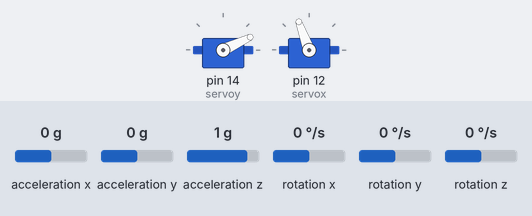
Recording of a sketch running on a simulated Arduino Uno, built with avr-gcc and run on an emulated ATmega328P. On the bench: 2 × servo. The inputs (shaded band) are chosen by the test bench; at power-on: rotation z 0 °/s, rotation y 0 °/s, acceleration x 0 g, acceleration y 0 g, acceleration z 1 g, rotation x 0 °/s. What the sketch prints to the serial monitor is not drawn.

Above: at 1.2 s.
1.3 s: rotation z set to -192 °/s
At 2.4 s:
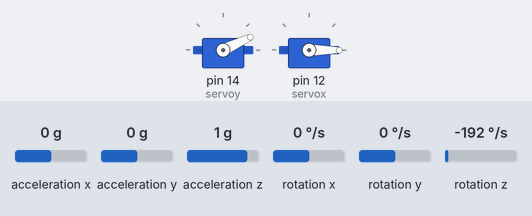
4.3 s: rotation y set to 192 °/s
At 6.1 s:
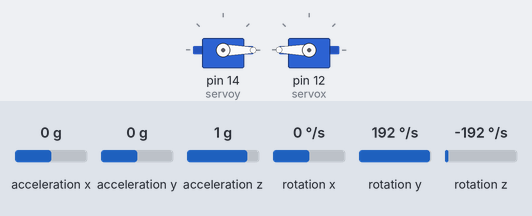
7.3 s: rotation z set to -100 °/s
At 9.96 s:
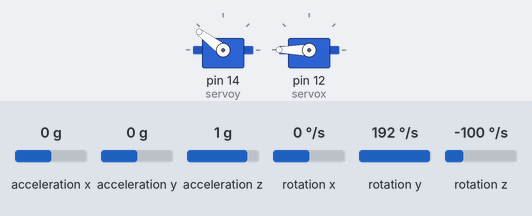
10.3 s: rotation y set to 0 °/s
At 12.1 s:
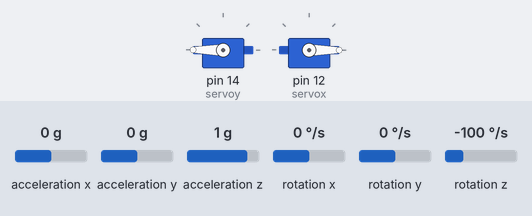
12.7 s: rotation z set to 100 °/s
15.7 s: rotation y set to -12 °/s
18.7 s: rotation y set to -15 °/s
Timing chart, 0 to 26.1 s (numbered marks = the images above; inputs shaded):
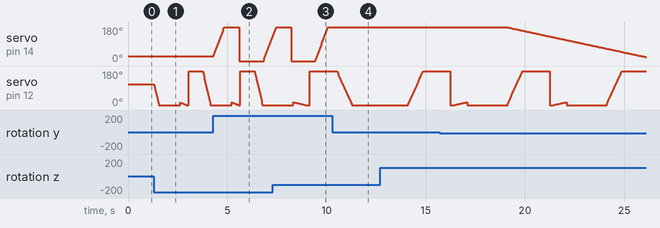

Measured:
- after the input at 10.3 s, servo on pin 14 (servoy): stops changing and stays 180°

The sketch:

Aurora_TVC.ino
```cpp
#include <Servo.h>
#include "I2Cdev.h"
#include "MPU6050.h"

#if I2CDEV_IMPLEMENTATION == I2CDEV_ARDUINO_WIRE
    #include "Wire.h"
#endif

MPU6050 accelgyro;

int16_t AcX,AcY,AcZ,GyX,GyroY,GyroZ;

#define OUTPUT_READABLE_ACCELGYRO
bool blinkState = false;

Servo servox;
Servo servoy;

int pos = 0;
int xmid = 125;
int ymid = 30;
int pitch;
int accAngleX;
int accAngleY;
int yaw;
int GyroX;
int gyroAngleX;
int gyroAngleY;
int valueX;
int valueY;

float elapsedTime, currentTime, previousTime;
float kp = 1;
float ki = 1;
float kd = 1;

void setup() {
  Serial.begin(9600);
  servoy.attach(14);
  servox.attach(12);
  servox.write(xmid);
  servoy.write(ymid);
  #if I2CDEV_IMPLEMENTATION == I2CDEV_ARDUINO_WIRE
      Wire.begin();
  #elif I2CDEV_IMPLEMENTATION == I2CDEV_BUILTIN_FASTWIRE
      Fastwire::setup(400, true);
  #endif
  accelgyro.initialize();

}

void loop() {
  filter();
  map();
  previousTime = currentTime;
  currentTime = millis();
  elapsedTime = (currentTime - previousTime) / 1000;
  accAngleX = (atan(AcY / sqrt(pow(AcX, 2) + pow(AcZ, 2))) * 180 / PI) - 0.58;
  accAngleY = (atan(-1 * AcX / sqrt(pow(AcY, 2) + pow(AcZ, 2))) * 180 / PI) + 1.58;

  accelgyro.getMotion6(&AcX, &AcY, &AcZ, &GyX, &GyroY, &GyroZ);

  gyroAngleX = gyroAngleX + GyroZ * elapsedTime;
  gyroAngleY = gyroAngleY + GyroY * elapsedTime;

}

void filter () {
 Serial.print(GyroX);
 pitch = 0.9 * gyroAngleX + 0.1 * accAngleX;
 yaw = 0.9 * gyroAngleY + 0.1 * accAngleY;
}

void map () {
 valueY = map(yaw, -2000, 2000, 0, 50);
 valueX = map(pitch, -2000, 2000, 70, 150);
 servox.write(valueX);
 servoy.write(valueY);
}
```
